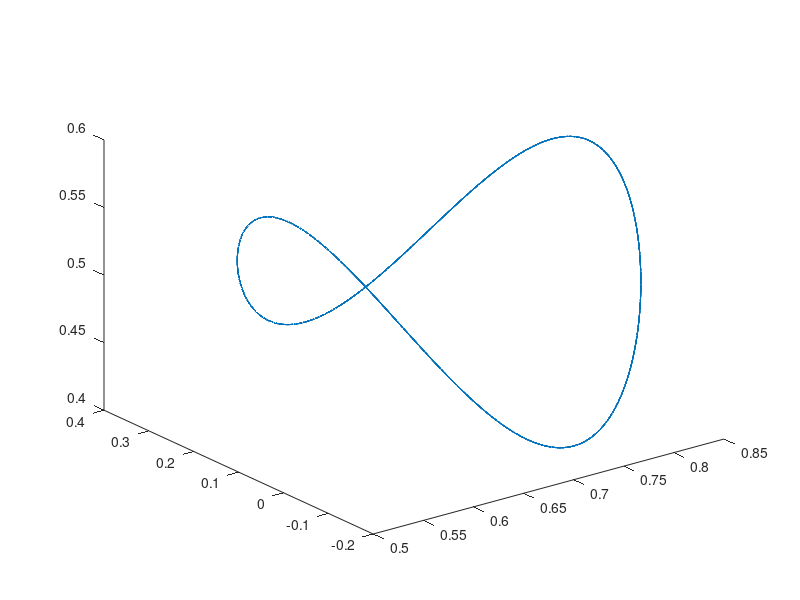

The MATLAB script that drew this image: (Note: this script raises an error after producing the figure.)
function CF3b_Main_3D()



%% Initialization

clear
close all
home
rand('twister', sum(100*clock));

%% create a active sample motion with 3 active joints as initial input of optimization
home
% clear
clc
% envirment
g=9.81*1;
% parameters of robot
LL1=.20;
LL2=.56;
LL3=.51;
LL4=.20;
m_total=51;
mL1=1.1*LL1/(1.1*.4+1*LL2+.9*LL3+.8*LL4)*m_total;
mL2=1.0*LL2/(1.1*.4+1*LL2+.9*LL3+.8*LL4)*m_total;
mL3=0.9*LL3/(1.1*.4+1*LL2+.9*LL3+.8*LL4)*m_total;
mL4=0.8*LL4/(1.1*.4+1*LL2+.9*LL3+.8*LL4)*m_total;

% EF motion
A=.3;
 
% 3D Ellipose motion
f=0.5;
Tres=0.005;
Repeat=10;
time=0:Tres:Repeat/f;
Middle1=ceil((Repeat-2) *length(time)/Repeat);
Middle2=ceil((Repeat-1)*length(time)/Repeat);
xef= A/2*sin(2*pi*f*time)+.7;
yef= A*cos(2*pi*f*time)+.1;
zef=-A/4*cos(4*pi*f*time)+.5;

Dxef= (2*pi*f)*A/2*cos(2*pi*f*time);
Dyef=-(2*pi*f)*A*sin(2*pi*f*time);
Dzef= (4*pi*f)*A/4*sin(4*pi*f*time);

D2xef=-(2*pi*f)^2*A/2*sin(2*pi*f*time);
D2yef=-(2*pi*f)^2*A*cos(2*pi*f*time);
D2zef= (4*pi*f)^2*A/4*cos(2*pi*f*time);

q1=deg2rad(0);
q2=deg2rad(0);
q3=deg2rad(90);
q4=deg2rad(90);


plot3(xef,yef,zef)

pos=[xef;yef;zef];
Dpos=[Dxef;Dyef;Dzef];
D2pos=[D2xef;D2yef;D2zef];


% Joint Trajectories

for tt=1:length(time)-1
%     tt
    lPos=FK_RzRyRyRy_3D(q1(tt),q2(tt),q3(tt),q4(tt),LL1,LL2,LL3,LL4);

    cPos=pos(:,tt);
    dx=cPos-lPos;

    JJ=JACOBIAN_RzRyRyRy_3D(q1(tt),q2(tt),q3(tt),q4(tt),LL1,LL2,LL3,LL4);

    dq=JJ'*(JJ*JJ')^-1*dx;

    q1(tt+1)=q1(tt)+dq(1);
    q2(tt+1)=q2(tt)+dq(2);
    q3(tt+1)=q3(tt)+dq(3);
    q4(tt+1)=q4(tt)+dq(4);
    
end

for tt=1:length(time)-1
    rPosVal(:,tt)=FK_RzRyRyRy_3D(q1(tt),q2(tt),q3(tt),q4(tt),LL1,LL2,LL3,LL4);

end
    
% Required torque for desired path
q=[q1;q2;q3;q4];
Dq=differential(q,time,Tres);
D2q=differential(Dq,time,Tres);
torqueDesire=TorqueCalculator_4R_3D(D2q,Dq,q,g,mL1,mL2,mL3,mL4,LL1,LL2,LL3,LL4);
%%
% show    
% close all
figure('name','Path (3DoF)')
    plot3(xef(Middle1:Middle2),yef(Middle1:Middle2),zef(Middle1:Middle2),'linewidth',2.5,'linestyle','-','color','g')
    hold on 
    plot3(rPosVal(1,Middle1:Middle2),rPosVal(2,Middle1:Middle2),rPosVal(3,Middle1:Middle2),'linewidth',2,'linestyle','-.','color','b')
    legend('Desired','Static Path Planing')
    hold off
    axis equal

figure('name','Joint Trajectories')
    subplot(4,1,1)
    plot(time(Middle1:Middle2),q1(Middle1:Middle2))
    grid on
    subplot(4,1,2)
    plot(time(Middle1:Middle2),q2(Middle1:Middle2))
    grid on
    subplot(4,1,3)
    plot(time(Middle1:Middle2),q3(Middle1:Middle2))
    grid on
    subplot(4,1,4)
    plot(time(Middle1:Middle2),q4(Middle1:Middle2))
    grid on
    

figure('name','Desired Power vs Time')
%     subplot(3,1,1)
%     plot(time(Middle1:Middle2),torqueDesire(1,Middle1:Middle2).*Dq(1,Middle1:Middle2))
%     grid on
%     subplot(3,1,2)
%     plot(time(Middle1:Middle2),torqueDesire(2,Middle1:Middle2).*Dq(2,Middle1:Middle2))
%     grid on
%     subplot(3,1,3)
%     plot(time(Middle1:Middle2),torqueDesire(3,Middle1:Middle2).*Dq(3,Middle1:Middle2))
%     grid on
    plot(time(Middle1:Middle2),torqueDesire(:,Middle1:Middle2).*Dq(:,Middle1:Middle2),'linewidth',2)
    set(gca,'fontsize',12,'FontWeight','bold')
    legend('p_1','p_2','p_3','p_4')
    xlabel('time (s)','fontsize',14,'FontWeight','bold')
    ylabel('power','fontsize',14,'FontWeight','bold')
    grid on
    
    
figure('name','Desired Torque vs Time')
    plot(time(Middle1:Middle2),torqueDesire(:,Middle1:Middle2),'linewidth',2)
    set(gca,'fontsize',12,'FontWeight','bold')
    legend('u_1','u_2','u_3','u_4')
    xlabel('time (s)','fontsize',14,'FontWeight','bold')
    ylabel('u','fontsize',14,'FontWeight','bold')
    grid on
    


figure('name','Desired Torque vs Angle')
    subplot(1,4,1)
    plot(rad2deg(q1(Middle1:Middle2)),torqueDesire(1,Middle1:Middle2),...
        'Color',[0.87058824300766 0.490196079015732 0],'linewidth',2)
    title('Initial Required Torque-Angle Profile','FontSize',16);
    xlabel('q_1 (deg)','FontWeight','bold','FontSize',14,'FontName','mwa_cmb10');
    ylabel('u_1 (N.m)','FontWeight','bold','FontSize',14,'FontName','mwa_cmb10');
    set(gca,'YMinorGrid','on')
    grid on
    
    subplot(1,4,2)
    plot(rad2deg(InRangeShifter(q2(Middle1:Middle2))),torqueDesire(2,Middle1:Middle2),...
            'Color',[0.87058824300766 0.490196079015732 0],'linewidth',2)
    xlabel('q_2 (deg)','FontWeight','bold','FontSize',14,'FontName','mwa_cmb10');
    ylabel('u_2 (N.m)','FontWeight','bold','FontSize',14,'FontName','mwa_cmb10');
    set(gca,'YMinorGrid','on')
    grid on
    
    subplot(1,4,3)
    plot(( rad2deg(InRangeShifter(q3(Middle1:Middle2)))),torqueDesire(3,Middle1:Middle2),...
        'Color',[0.87058824300766 0.490196079015732 0],'linewidth',2)
    xlabel('q_3 (deg)','FontWeight','bold','FontSize',14,'FontName','mwa_cmb10');
    ylabel('u_3 (N.m)','FontWeight','bold','FontSize',14,'FontName','mwa_cmb10');
    set(gca,'YMinorGrid','on')
    grid on
    
    subplot(1,4,4)
    plot(( rad2deg(InRangeShifter(q4(Middle1:Middle2)))),torqueDesire(4,Middle1:Middle2),...
        'Color',[0.87058824300766 0.490196079015732 0],'linewidth',2)
    xlabel('q_3 (deg)','FontWeight','bold','FontSize',14,'FontName','mwa_cmb10');
    ylabel('u_3 (N.m)','FontWeight','bold','FontSize',14,'FontName','mwa_cmb10');
    set(gca,'YMinorGrid','on')
    grid on
    
Y=[q1(Middle1:end)',q2(Middle1:end)',q3(Middle1:end)' , q4(Middle1:end)' ];
AnimBot4DOF_4R_3D(time(Middle1:end),Y,LL1,LL2,LL3,LL4);

IntAbsUdqDesire=sum(sum(abs(torqueDesire(:,Middle1:Middle2).*Dq(:,Middle1:Middle2)),2))*Tres
IntAbsUdqDesire=sum(sum((torqueDesire(:,Middle1:Middle2).*torqueDesire(:,Middle1:Middle2)),2))*Tres

%%  Generate Initial value for Optimization
% close all

tic
% DoF system
nn=4; % number of joints
% DoF of Optimization 
rQ=9; % Degree of joint trajectory
rM=2; % Degree of passive torque
rB=2;
% WeightMatrix
Weight=[1 3 2 1]';
Weight=Weight*1;
SampleRate=25;

% Landa for [DQ  D2q ]
Landa=[1e-1 1e-3 1e-1 1e-3]*1;   % [landa_1* Beta'*Beta    Landa_2*(D2Q*Beta)'*(D2Q*Beta)
                           %  landa_3* Theta'*Theta  Landa_4*(D2Qhat*Theta)'*(D2Qhat*Theta) ]          
%  Landa=[1e-6 1e-7 1e-6 1e-7]*1; % for linear


Time=time(Middle1:Middle2)-time(Middle1);
Q1=q1(Middle1:Middle2);
Q2=q2(Middle1:Middle2);
Q3=q3(Middle1:Middle2);
Q4=q4(Middle1:Middle2);
 
QJ=[Q1;Q2;Q3;Q4];

Qhat1=zeros(size(Q1));
Qhat2=Q2+Q3;
Qhat3=Q3+Q4;
QhatJ=[Qhat1;Qhat2;Qhat3];

XEF=xef(Middle1:Middle2);
YEF=yef(Middle1:Middle2);
ZEF=zef(Middle1:Middle2);
DXEF=Dxef(Middle1:Middle2);
DYEF=Dyef(Middle1:Middle2);
DZEF=Dzef(Middle1:Middle2);
D2XEF=D2xef(Middle1:Middle2);
D2YEF=D2yef(Middle1:Middle2);
D2ZEF=D2zef(Middle1:Middle2);
TorqueDesQ1=torqueDesire(1,Middle1:Middle2);
TorqueDesQ2=torqueDesire(2,Middle1:Middle2);
TorqueDesQ3=torqueDesire(3,Middle1:Middle2);
TorqueDesQ4=torqueDesire(4,Middle1:Middle2);
TorqueDesire=[TorqueDesQ1;TorqueDesQ2;TorqueDesQ3;TorqueDesQ4];


% [Alpha_Q1,BezireCoef_q1]= BezierCoeffinet([Time Time(2:end)+Time(1) ],[Q1 Q1(2:end)],rQ);
% [Alpha_Q2,BezireCoef_q2]= BezierCoeffinet(Time,Q2,rQ);
% [Alpha_Q3,BezireCoef_q3]= BezierCoeffinet(Time,Q3,rQ);
% [Alpha_Q4,BezireCoef_q4]= BezierCoeffinet(Time,Q4,rQ);
[Alpha_Q1,BezireCoef_q1]= BezierCoeffinet([Time Time(2:end)+Time(1) ],[Q1 Q1(2:end)],rQ);
[Alpha_Q2,BezireCoef_q2]= BezierCoeffinet([Time Time(2:end)+Time(1) ],[Q2 Q2(2:end)],rQ);
[Alpha_Q3,BezireCoef_q3]= BezierCoeffinet([Time Time(2:end)+Time(1) ],[Q3 Q3(2:end)],rQ);
[Alpha_Q4,BezireCoef_q4]= BezierCoeffinet([Time Time(2:end)+Time(1) ],[Q4 Q4(2:end)],rQ);

Q1val=polyval(Alpha_Q1,Time);
Q2val=polyval(Alpha_Q2,Time);
Q3val=polyval(Alpha_Q3,Time);
Q4val=polyval(Alpha_Q4,Time);
QVal=[Q1val;Q2val;Q3val;Q4val];


RPosVal=FK_RzRyRyRy_3D(Q1val,Q2val,Q3val,Q4val,LL1,LL2,LL3,LL4);

    
[BetaOptimal,ThetaOptimal,CostActuation,CostD2Q,CostParaReg,TorqueMonoOptimal,TorqueBicepsOptimal]= ...
            OptimalParam_4R_3D(QJ,QhatJ,TorqueDesire,nn,rM,rB,Landa,Weight,SampleRate);

CostRequired=0;
 for i=1:nn
    CostRequired=CostRequired + ...
          Weight(i)*( 1/2*(TorqueDesire(i,:)')'*TorqueDesire(i,:)');
 end
CostRequired*Tres;
           
        
Cost=(CostActuation+ Landa(1:2:4)*CostParaReg+Landa(2:2:4)*CostD2Q)*Tres;
ActCost=(CostActuation)*Tres;


TorqueActive=TorqueDesire-TorqueMonoOptimal-[TorqueBicepsOptimal;zeros(size(Q1))]-[zeros(size(Q1));TorqueBicepsOptimal];
WorkActuator    =sum(sum(abs(TorqueActive.*Dq(:,Middle1:Middle2)),2))*Tres;
WorkDesire      =sum(sum(abs(TorqueDesire.*Dq(:,Middle1:Middle2)),2))*Tres;
Title=sprintf('%11s  %14s  %15s %15s'  ,   'Cost','Act. Cost','Req. Work','Act. Work');
Result=sprintf('% 11.2f  % 11.2f  % 15.2f % 15.2f'  ,   Cost,ActCost,WorkDesire,WorkActuator);
disp('-------------------------------------------------------')
disp(Title)
disp(Result)


figure('name','Path (3DoF)')
    plot3(XEF,YEF,ZEF,'linewidth',2.5,'linestyle','-','color','g')
    hold on 
    plot3(RPosVal(1,:),RPosVal(2,:),RPosVal(3,:),'linewidth',2,'linestyle','-.','color','b')
    legend('Desired','Static Path Planing')
    hold off
    axis equal

figure('name','Passive Torques')
    subplot(4,3,1)
    plot(Q1,TorqueDesQ1,'linewidth',2,'linestyle','-','color','b')
    hold on
    plot(Q1,TorqueMonoOptimal(1,:),'linewidth',2,'linestyle','-.','color','r')
    hold off
    grid on
    xlabel('q_1')
    ylabel('u_r_1')
%     legend('Desired Torque','PassiveTorque')
    subplot(4,3,2)
    plot(Q1,TorqueActive(1,:),'linewidth',2)
    grid on
    xlabel('q_1')
    ylabel('u_a_1')
    title('Active Torque')
    
    subplot(4,3,4)
    plot(Q2,TorqueDesQ2-TorqueBicepsOptimal(1,:)-TorqueBicepsOptimal(2,:),'linewidth',2,'linestyle','-','color','b')
    hold on
    plot(Q2,TorqueMonoOptimal(2,:),'linewidth',2,'linestyle','-.','color','r')
    hold off
    grid on
    xlabel('q_2')
    ylabel('u_r_2-u_b_2')
%     legend('Desired Torque','PassiveTorque')
    subplot(4,3,5)
    plot(Q2,TorqueActive(2,:),'linewidth',2)
    grid on
    xlabel('q_2')
    ylabel('u_a_2')
    title('Active Torque')
    
    subplot(4,3,7)
    plot(Q3,TorqueDesQ3-TorqueBicepsOptimal(2,:)-TorqueBicepsOptimal(3,:),'linewidth',2,'linestyle','-','color','b')
    hold on
    plot(Q3,TorqueMonoOptimal(3,:),'linewidth',2,'linestyle','-.','color','r')
    hold off
    grid on
    xlabel('q_3')
    ylabel('u_r_3-u_b_2-u_b_3')
%     legend('Desired Torque','PassiveTorque')
    subplot(4,3,8)
    plot(Q3,TorqueActive(3,:),'linewidth',2)
    grid on
    xlabel('q_3')
    ylabel('u_a_3')
    title('Active Torque')
    
    subplot(4,3,10)
    plot(Q4,TorqueDesQ4-TorqueBicepsOptimal(3,:),'linewidth',2,'linestyle','-','color','b')
    hold on
    plot(Q4,TorqueMonoOptimal(4,:),'linewidth',2,'linestyle','-.','color','r')
    hold off
    grid on
    xlabel('q_4')
    ylabel('u_r_4-u_b_3')
%     legend('Desired Torque','PassiveTorque')
    subplot(4,3,11)
    plot(Q4,TorqueActive(4,:),'linewidth',2)
    grid on
    xlabel('q_4')
    ylabel('u_a_4')
    title('Active Torque')
    
    subplot(4,3,6)
    plot(Qhat2,TorqueDesQ2+TorqueDesQ3-TorqueMonoOptimal(2,:)-TorqueMonoOptimal(3,:)-TorqueBicepsOptimal(3,:),'linewidth',2,'linestyle','-','color','b')
    hold on
    plot(Qhat2,2*TorqueBicepsOptimal(2,:),'linewidth',2,'linestyle','-.','color','r')
    hold off
    grid on
    xlabel('q_2+q_3')
    ylabel('u_r_2+u_r_3-u_m_2-u_m_3-u_b_3')
%     legend('Desired Torque','PassiveTorque')

    subplot(4,3,12)
    plot(Qhat3,TorqueDesQ3+TorqueDesQ4-TorqueMonoOptimal(3,:)-TorqueMonoOptimal(4,:)-TorqueBicepsOptimal(2,:),'linewidth',2,'linestyle','-','color','b')
    hold on
    plot(Qhat3,2*TorqueBicepsOptimal(3,:),'linewidth',2,'linestyle','-.','color','r')
    hold off
    grid on
    xlabel('q_3+q_4')
    ylabel('u_r_3+u_r_4-u_m_3-u_m_4-u_b_2')

    
figure('name','Compare Torques')
    subplot(4,1,1)
    plot(Q1,TorqueDesQ1,'linewidth',2,'linestyle','-','color','b')
    xlabel('q_1')
    ylabel('u_1')
    hold on
    plot(Q1,TorqueActive(1,:),'linewidth',2,'linestyle','-','color','r')
    hold off
    grid on
    subplot(4,1,2)
    plot(Q2,TorqueDesQ2,'linewidth',2,'linestyle','-','color','b')
    xlabel('q_2')
    ylabel('u_2')
    hold on
    plot(Q2,TorqueActive(2,:),'linewidth',2,'linestyle','-','color','r')
    hold off
    grid on
    subplot(4,1,3)
    plot(Q3,TorqueDesQ3,'linewidth',2,'linestyle','-','color','b')
    xlabel('q_3')
    ylabel('u_3')
    hold on
    plot(Q3,TorqueActive(3,:),'linewidth',2,'linestyle','-','color','r')
    hold off
    grid on
    subplot(4,1,4)
    plot(Q4,TorqueDesQ4,'linewidth',2,'linestyle','-','color','b')
    xlabel('q_4')
    ylabel('u_4')
    hold on
    plot(Q4,TorqueActive(4,:),'linewidth',2,'linestyle','-','color','r')
    hold off
    grid on
    
    

    
figure('name','Time Torques')
    subplot(4,1,1)
    plot(Time,TorqueDesQ1,'linewidth',2,'linestyle','-','color','b')
    hold on
    plot(Time,TorqueMonoOptimal(1,:),'linewidth',2,'linestyle','-.','color','g')
    plot(Time,TorqueActive(1,:),'linewidth',2,'linestyle','-','color','r')
    hold off
    grid on
    set(gca,'FontWeight','bold','FontSize',12,'FontName','mwa_cmb10');
    ylabel('u_1 (N.m)','FontWeight','bold','FontSize',14,'FontName','mwa_cmb10');
    Llg=legend('u_r_1','u_m_1','u_a_1');
    set(Llg,'orientation','horizontal')
    xlim([Time(1) Time(end)])
    subplot(4,1,2)
    plot(Time,TorqueDesQ2,'linewidth',2,'linestyle','-','color','b')
    hold on
    plot(Time,TorqueMonoOptimal(2,:),'linewidth',2,'linestyle','-.','color','g')
    plot(Time,TorqueBicepsOptimal(2,:),'linewidth',2,'linestyle','-.','Color',[0.75 0 0.75])
    plot(Time,TorqueActive(2,:),'linewidth',2,'linestyle','-','color','r')
    hold off
    grid on
    set(gca,'FontWeight','bold','FontSize',12,'FontName','mwa_cmb10');
    ylabel('u_3 (N.m)','FontWeight','bold','FontSize',14,'FontName','mwa_cmb10');
    Llg=legend('u_r_2','u_m_2','u_b_2','u_a_2');
    set(Llg,'orientation','horizontal')
    xlim([Time(1) Time(end)])
    subplot(4,1,3)
    plot(Time,TorqueDesQ3,'linewidth',2,'linestyle','-','color','b')
    hold on
    plot(Time,TorqueMonoOptimal(3,:),'linewidth',2,'linestyle','-.','color','g')
    plot(Time,TorqueBicepsOptimal(2,:),'linewidth',2,'linestyle','-.','Color',[0.75 0 0.75])
    plot(Time,TorqueBicepsOptimal(3,:),'linewidth',2,'linestyle','-.','Color',[0.75 .75 0.75])
    plot(Time,TorqueActive(3,:),'linewidth',2,'linestyle','-','color','r')
    hold off
    grid on
    set(gca,'FontWeight','bold','FontSize',12,'FontName','mwa_cmb10');
    ylabel('u_3 (N.m)','FontWeight','bold','FontSize',14,'FontName','mwa_cmb10');
    Llg=legend('u_r_3','u_m_3','u_b_2','u_b_3','u_a_3');
    set(Llg,'orientation','horizontal')
    xlim([Time(1) Time(end)])
    subplot(4,1,4)
    plot(Time,TorqueDesQ4,'linewidth',2,'linestyle','-','color','b')
    hold on
    plot(Time,TorqueMonoOptimal(4,:),'linewidth',2,'linestyle','-.','color','g')
    plot(Time,TorqueBicepsOptimal(3,:),'linewidth',2,'linestyle','-.','Color',[0.75 .75 0.75])
    plot(Time,TorqueActive(4,:),'linewidth',2,'linestyle','-','color','r')
    hold off
    grid on
    set(gca,'FontWeight','bold','FontSize',12,'FontName','mwa_cmb10');
    ylabel('u_4 (N.m)','FontWeight','bold','FontSize',14,'FontName','mwa_cmb10');
    Llg=legend('u_r_4','u_m_4','u_b_3','u_a_4');
    set(Llg,'orientation','horizontal')
    xlim([Time(1) Time(end)])
    
%  toc
 
 

%% Optimization

Degree=[nn rQ rM rB];
% Initial=[Alpha_Q1 Alpha_Q2 Alpha_Q3 Alpha_Q4];
% Initial=[Alpha_Q2 Alpha_Q3 Alpha_Q4];

QLimit=deg2rad([-170,170;-96,135;-5,156;-20,110]);
DQLimit=deg2rad([-300,300;-225,225;-225,225;-300,300]);
% % 
%  Initial2=Initial;
%  Initial=x;

% WeightMatrix
% Weight=[ 10 1 1]';

% dynamic parameters
tic
MaxFunEvals_Data=5000*(rQ);
MaxIter_Data=1000;
TolFun_Data=1e-9;
TolX_Data=1e-9;
TolCon_Data=1e-8;
Algorithm='sqp';
Algorithm='interior-point';
Rand=5000*1e-10;
NewInit=Initial+Rand*(randn(1,4*(rQ+length(rQ))));

CostFun   = @(Alpha)CF3b_TorqueCost_4R_3D(Alpha,Alpha_Q1,Time,Degree,Tres,Weight,Landa,SampleRate,g,mL1,mL2,mL3,mL4,LL1,LL2,LL3,LL4);
% NonConstr = @(Alpha)CF3b_NonLinearConstraint(Alpha,Time,Tres,Degree,L,XEF,YEF,g,mL1,mL2,mL3,LL1,LL2,LL3);
NonConstr = @(Alpha)CF3b_NonLinearConstraint_WithJointLimit_4R_3D(Alpha,Alpha_Q1,Time,Tres,Degree,XEF,YEF,ZEF,g,mL1,mL2,mL3,mL4,LL1,LL2,LL3,LL4,QLimit,DQLimit,SampleRate);


[x,fval,exitflag,output,lambda,grad,hessian] = ...
    Op_FmisCon_SQP(CostFun,NonConstr,NewInit,MaxFunEvals_Data,MaxIter_Data,TolFun_Data,TolX_Data,TolCon_Data,Algorithm);




%% ShowTime
Degree=[nn rQ rM rB];
Initial=[Alpha_Q1 Alpha_Q2 Alpha_Q3 Alpha_Q4];

[TorqueDesire_X0,TorqueActive_X0,TorqueMonoOptimal_X0,TorqueBicepsOptimal_X0,Q_X0,D1Q_X0,D2Q_X0,BetaOptimal_X0,ThetaOptimal_X0,IntU2_X0,IntUdq_X0,IntAbsUdq_X0,IntAbsUdqDesire_X0,CostSlopeD1Q_X0,CostSlopeD2Q_X0,CostParam_X0,RMSError_X0]=...    
                        ShowTime_4R_3D([ Initial],Time,Tres,Degree,Weight,Landa,SampleRate,[],[],[],XEF,YEF,ZEF,mL1,mL2,mL3,mL4,LL1,LL2,LL3,LL4,g,[],'DntShow','2Cycle','CostCc','Initial');
[TorqueDesire_Opt,TorqueActive_Opt,TorqueMonoOptimal_Opt,TorqueBicepsOptimal_Opt,Q_Opt,D1Q_Opt,D2Q_Opt,BetaOptimal_Opt,ThetaOptimal_Opt,IntU2_Opt,IntUdq_Opt,IntAbsUdq_Opt,IntAbsUdqDesire_Opt,CostSlopeD1Q_Opt,CostSlopeD2Q_Opt,CostParam_Opt,RMSError_Opt]=...
                       ShowTime_4R_3D([ x]      ,Time,Tres,Degree,Weight,Landa,SampleRate,[],[],[],XEF,YEF,ZEF,mL1,mL2,mL3,mL4,LL1,LL2,LL3,LL4,g,[],'Show','2Cycle','CostCc','Optimized');
                    

                    
%%
TotalCost_X0  = (IntU2_X0    + Landa(1:2:3)*CostParam_X0 + Landa(2:2:4)*CostSlopeD2Q_X0 )*Tres;
TotalCost_Opt = (IntU2_Opt   + Landa(1:2:3)*CostParam_Opt+ Landa(2:2:4)*CostSlopeD2Q_Opt)*Tres;

IntAbsUdqDesire_X0=sum(sum(abs(TorqueDesire_X0.*D1Q_X0),2))*Tres;
IntAbsUdqDesire_Opt=sum(sum(abs(TorqueDesire_Opt.*D1Q_Opt),2))*Tres;
IntAbsUdqActive_X0=sum(sum(abs(TorqueActive_X0.*D1Q_X0),2))*Tres;
IntAbsUdqActive_Opt=sum(sum(abs(TorqueActive_Opt.*D1Q_Opt),2))*Tres;

DegreeStr=sprintf('\n   rQ:%3d\n   rM:%3d\n   rB:%3d\n   Cost Type:  %s\n   Requlation Type:  %s\n ',rQ,rM,rB, 'Cast Cc','D2Q');
Title=sprintf('%22s  % 11s %11s % 8s % 12s % 15s % 15s'  ,   'IntU2','C.S.(D2)','ParamReg','Total','RMS Err','Req. Work','Actuator Work');
Result_X0 =sprintf('%-11s %11.2e %11.2e %11.2e % 10.2e % 10.2e % 15.2e % 14.2e  ',   'Initial:',  IntU2_X0*Tres, sum(CostSlopeD2Q_X0)*Tres , sum(CostParam_X0)*Tres   , TotalCost_X0 , RMSError_X0, sum(IntAbsUdqDesire_X0), IntAbsUdqActive_X0);
Result_Opt=sprintf('%-11s %11.2e %11.2e %11.2e % 10.2e % 10.2e % 15.2e % 14.2e\n',   'Optimized:',IntU2_Opt*Tres,sum(CostSlopeD2Q_Opt)*Tres, sum(CostParam_Opt)*Tres  , TotalCost_Opt, RMSError_Opt,sum(IntAbsUdqDesire_Opt),IntAbsUdqActive_Opt);
% display(output.message)
disp(DegreeStr)
disp(Title)
disp(Result_X0)
disp(Result_Opt)

TorqueActive=TorqueDesire-TorqueMonoOptimal-[TorqueBicepsOptimal;zeros(size(Q1))]-[zeros(size(Q1));TorqueBicepsOptimal];
IntAbsUdqActive=sum(sum(abs(TorqueActive.*Dq(:,Middle1:Middle2)),2))*Tres;
IntAbsUdqDesire=sum(sum(abs(TorqueDesire.*Dq(:,Middle1:Middle2)),2))*Tres;
IntAbsUdqActive=sum(sum(abs(TorqueActive.*Dq(:,Middle1:Middle2)),2))*Tres;
IntAbsUdqDesire=sum(sum(abs(TorqueDesire.*Dq(:,Middle1:Middle2)),2))*Tres;
% % RmsErrorX0=sqrt(sum(sum((rPosVal(:,Middle1:Middle2)-pos(:,Middle-1:end-1)).^2)*Tres/(time(end)-time(Middle))));
% % MaxErrorX0=max(sqrt(sum((rPosVal(:,Middle1:Middle2)-pos(:,Middle-1:end-1)).^2)));
% disp([RmsErrorX0 MaxErrorX0 ]*100)
disp([IntAbsUdqActive IntAbsUdqDesire ])

% toc
disp(sum(   max(D1Q_Opt')>DQLimit(:,2)' +min(D1Q_Opt')<DQLimit(:,1)'+max(Q_Opt')>QLimit(:,2)'+min(Q_Opt')<QLimit(:,1)' ) )
%%

%% Analysis of Robustness

% % Ellipose motion
xefr=A*cos(2*pi*f*time)+0;
yefr=A/2*sin(2*pi*f*time)+1.5;
Dxefr=-(2*pi*f)*A*sin(2*pi*f*time);
Dyefr= (2*pi*f)*A/2*cos(2*pi*f*time);
D2xefr=-(2*pi*f)^2*A*cos(2*pi*f*time);
D2yefr=-(2*pi*f)^2*A/2*sin(2*pi*f*time);
q1r=deg2rad(-60);
q2r=deg2rad(48.031);
q3r=deg2rad(-48.031);

posr=[xefr;yefr];
Dposr=[Dxefr;Dyefr];
D2posr=[D2xefr;D2yefr];


% Joint Trajectories
for tt=1:length(time)-1
    lPosr=L*[cos(q1r(tt))+cos(q1r(tt)+q2r(tt))+cos(q1r(tt)+q2r(tt)+q3r(tt));
            sin(q1r(tt))+sin(q1r(tt)+q2r(tt))+sin(q1r(tt)+q2r(tt)+q3r(tt))];

    cPos=posr(:,tt);
    dx=cPosr-lPosr;

    JJ=L*[-sin(q1r(tt))-sin(q1r(tt)+q2r(tt))-sin(q1r(tt)+q2r(tt)+q3r(tt)), -sin(q1r(tt)+q2r(tt))-sin(q1r(tt)+q2r(tt)+q3r(tt)), -sin(q1r(tt)+q2r(tt)+q3r(tt));
           cos(q1r(tt))+cos(q1r(tt)+q2r(tt))+cos(q1r(tt)+q2r(tt)+q3r(tt)),  cos(q1r(tt)+q2r(tt))+cos(q1r(tt)+q2r(tt)+q3r(tt)),  cos(q1r(tt)+q2r(tt)+q3r(tt))]; 

    dq=JJ'*(JJ*JJ')^-1*dx;
    q1r(tt+1)=q1r(tt)+dq(1);
    q2r(tt+1)=q2r(tt)+dq(2);
    q3r(tt+1)=q3r(tt)+dq(3);
end

rPosValr=L*[cos(q1r)+cos(q1r+q2r)+cos(q1r+q2r+q3r);
            sin(q1r)+sin(q1r+q2r)+sin(q1r+q2r+q3r)];

    
% Required torque for desired path
q=[q1;q2;q3];exit
Dq=differential(q,time,Tres);
D2q=differential(Dq,time,Tres);
torqueDesire=TorqueCalculator3(D2q,Dq,q,g,m,m,m,L,L,L);
%% ?????
% show    
% close all
figure('name','Path (3DoF)')
    plot(xef(Middle1:Middle2),yef(Middle1:Middle2),'linewidth',2.5,'linestyle','-','color','g')
    hold on 
    plot(rPosVal(1,Middle1:Middle2),rPosVal(2,Middle1:Middle2),'linewidth',2,'linestyle','-.','color','b')
    legend('Desired','Static Path Planing')
    hold off
    axis equal

figure('name','Joint Trajectories')
    subplot(3,1,1)
    plot(time(Middle1:Middle2),q1(Middle1:Middle2))
    grid on
    subplot(3,1,2)
    plot(time(Middle1:Middle2),q2(Middle1:Middle2))
    grid on
    subplot(3,1,3)
    plot(time(Middle1:Middle2),q3(Middle1:Middle2))
    grid on
    

figure('name','Desired Power vs Time')
%     subplot(3,1,1)
%     plot(time(Middle1:Middle2),torqueDesire(1,Middle1:Middle2).*Dq(1,Middle1:Middle2))
%     grid on
%     subplot(3,1,2)
%     plot(time(Middle1:Middle2),torqueDesire(2,Middle1:Middle2).*Dq(2,Middle1:Middle2))
%     grid on
%     subplot(3,1,3)
%     plot(time(Middle1:Middle2),torqueDesire(3,Middle1:Middle2).*Dq(3,Middle1:Middle2))
%     grid on
    plot(time(Middle1:Middle2),torqueDesire(:,Middle1:Middle2).*Dq(:,Middle1:Middle2),'linewidth',2)
    set(gca,'fontsize',12,'FontWeight','bold')
    legend('u_1','u_2','u_3')
    xlabel('time (s)','fontsize',14,'FontWeight','bold')
    ylabel('u','fontsize',14,'FontWeight','bold')
    grid on
    
    
figure('name','Desired Torque vs Time')
    plot(time(Middle1:Middle2),torqueDesire(:,Middle1:Middle2))
    legend('u_1','u_2','u_3')
    xlabel('time (s)')
    ylabel('u')
    grid on
    


figure('name','Desired Torque vs Angle')
    subplot(1,3,1)
    plot(rad2deg(q1(Middle1:Middle2)),torqueDesire(1,Middle1:Middle2),...
        'Color',[0.87058824300766 0.490196079015732 0],'linewidth',2)
    title('Initial Required Torque-Angle Profile','FontSize',16);
    xlabel('q_1 (deg)','FontWeight','bold','FontSize',14,'FontName','mwa_cmb10');
    ylabel('u_1 (N.m)','FontWeight','bold','FontSize',14,'FontName','mwa_cmb10');
    set(gca,'YMinorGrid','on')
    grid on
    
    subplot(1,3,2)
    plot(rad2deg(InRangeShifter(q2(Middle1:Middle2))),torqueDesire(2,Middle1:Middle2),...
            'Color',[0.87058824300766 0.490196079015732 0],'linewidth',2)
    xlabel('q_2 (deg)','FontWeight','bold','FontSize',14,'FontName','mwa_cmb10');
    ylabel('u_2 (N.m)','FontWeight','bold','FontSize',14,'FontName','mwa_cmb10');
    set(gca,'YMinorGrid','on')
    grid on
    
    subplot(1,3,3)
    plot(( rad2deg(InRangeShifter(q3(Middle1:Middle2)))),torqueDesire(3,Middle1:Middle2),...
        'Color',[0.87058824300766 0.490196079015732 0],'linewidth',2)
    xlabel('q_3 (deg)','FontWeight','bold','FontSize',14,'FontName','mwa_cmb10');
    ylabel('u_3 (N.m)','FontWeight','bold','FontSize',14,'FontName','mwa_cmb10');
    set(gca,'YMinorGrid','on')
    grid on
    
    
Y=[q1(1:end)',q2(1:end)',q3(1:end)'];
% AnimBot3DOF(time(1:end),Y,L);

IntAbsUdqDesire_Opt=sum(sum(abs(torqueDesire(:,Middle1:Middle2).*Dq(:,Middle1:Middle2)),2))*Tres

%%  Generate Initial value for Optimization ????
% close all

tic
% DoF system
nn=3; % number of joints
% DoF of Optimization 
rQ=8; % Degree of joint trajectory
rM=4; % Degree of passive torque
rB=0;
% WeightMatrix
Weight=[3 2 1]';
Weight=Weight*1;
Sat=[1,1,1];
SampleRate=10;

% Landa for [DQ  D2q ]
SeletcStr={'DQ','D2Q'};
SelectLanda=[0 1];
% Landa=[.1 1e-7 .1 1e-7];   % [landa_1* Beta'*Beta    Landa_2*(D2Q*Beta)'*(D2Q*Beta)
                           %  landa_3* Theta'*Theta  Landa_4*(D2Qhat*Theta)'*(D2Qhat*Theta) ]          
 Landa=[1e-6 1e-7 1e-6 1e-7]*1; % for linear
%% ????

Time=time(Middle1:Middle2)-time(Middle1);
Q1=q1(Middle1:Middle2);
Q2=q2(Middle1:Middle2);
Q3=q3(Middle1:Middle2);
QJ=[Q1;Q2;Q3];

Qhat1=Q1+Q2;
Qhat2=Q2+Q3;
QhatJ=[Qhat1;Qhat2];

% Q_CF1_U2=load('temp2','Q_Opt');
% Q1=Q_Opt(1,:);
% Q2=Q_Opt(2,:);
% Q3=Q_Opt(3,:);
XEF=xef(Middle1:Middle2);
YEF=yef(Middle1:Middle2);
DXEF=Dxef(Middle1:Middle2);
DYEF=Dyef(Middle1:Middle2);
D2XEF=D2xef(Middle1:Middle2);
D2YEF=D2yef(Middle1:Middle2);
TorqueDesQ1=torqueDesire(1,Middle1:Middle2);
TorqueDesQ2=torqueDesire(2,Middle1:Middle2);
TorqueDesQ3=torqueDesire(3,Middle1:Middle2);
TorqueDesire=[TorqueDesQ1;TorqueDesQ2;TorqueDesQ3];


[Alpha_Q1,BezireCoef_q1]= BezierCoeffinet(Time,Q1,rQ);
[Alpha_Q2,BezireCoef_q2]= BezierCoeffinet(Time,Q2,rQ);
[Alpha_Q3,BezireCoef_q3]= BezierCoeffinet(Time,Q3,rQ);

Q1val=polyval(Alpha_Q1,Time);
Q2val=polyval(Alpha_Q2,Time);
Q3val=polyval(Alpha_Q3,Time);
QVal=[Q1val;Q2val;Q3val];


RPosVal=L*[cos(Q1val)+cos(Q1val+Q2val)+cos(Q1val+Q2val+Q3val);
        sin(Q1val)+sin(Q1val+Q2val)+sin(Q1val+Q2val+Q3val)];

    
[BetaOptimal,ThetaOptimal,CostActuation,CostD2Q,CostParaReg,TorqueMonoOptimal,TorqueBicepsOptimal]= ...
            OptimalParam(QJ,QhatJ,TorqueDesire,nn,rM,rB,Landa,Weight,SampleRate);

CostRequired=0;
 for i=1:nn
    CostRequired=CostRequired + ...
          Weight(i)*( 1/2*(TorqueDesire(i,:)')'*TorqueDesire(i,:)');
 end
CostRequired*Tres;
           
        
Cost=(CostActuation+ Landa(1:2:4)*CostParaReg+Landa(2:2:4)*CostD2Q)*Tres;
ActCost=(CostActuation)*Tres;
% Y=[Q1(1:end)',Q2(1:end)',Q3(1:end)'];
% AnimBot3DOF(Time,Y,L);


TorqueActive=TorqueDesire-TorqueMonoOptimal-[TorqueBicepsOptimal;zeros(size(Q1))]-[zeros(size(Q1));TorqueBicepsOptimal];
WorkActuator    =sum(sum(abs(TorqueActive.*Dq(:,Middle1:Middle2)),2))*Tres;
WorkDesire      =sum(sum(abs(TorqueDesire.*Dq(:,Middle1:Middle2)),2))*Tres;
Title=sprintf('%11s  %14s  %15s %15s'  ,   'Cost','Act. Cost','Req. Work','Act. Work');
Result=sprintf('% 11.2f  % 11.2f  % 15.2f % 15.2f'  ,   Cost,ActCost,WorkDesire,WorkActuator);
disp('-------------------------------------------------------')
disp(Title)
disp(Result)


figure('name','Path (3DoF)')
    plot(XEF,YEF,'linewidth',2.5,'linestyle','-','color','g')
    hold on 
    plot(RPosVal(1,:),RPosVal(2,:),'linewidth',2,'linestyle','-.','color','b')
    legend('Desired','Static Path Planing')
    hold off
    axis equal

figure('name','Passive Torques')
    subplot(3,3,1)
    plot(Q1,TorqueDesQ1-TorqueBicepsOptimal(1,:),'linewidth',2,'linestyle','-','color','b')
    hold on
    plot(Q1,TorqueMonoOptimal(1,:),'linewidth',2,'linestyle','-.','color','r')
    hold off
    grid on
    xlabel('q_1')
    ylabel('u_r_1-u_b_1')
%     legend('Desired Torque','PassiveTorque')
    subplot(3,3,2)
    plot(Q1,TorqueActive(1,:),'linewidth',2)
    grid on
    xlabel('q_1')
    ylabel('u_a_1')
    title('Active Torque')
    
    subplot(3,3,4)
    plot(Q2,TorqueDesQ2-TorqueBicepsOptimal(1,:)-TorqueBicepsOptimal(2,:),'linewidth',2,'linestyle','-','color','b')
    hold on
    plot(Q2,TorqueMonoOptimal(2,:),'linewidth',2,'linestyle','-.','color','r')
    hold off
    grid on
    xlabel('q_2')
    ylabel('u_r_2-u_b_1-u_b_2')
%     legend('Desired Torque','PassiveTorque')
    subplot(3,3,5)
    plot(Q2,TorqueActive(2,:),'linewidth',2)
    grid on
    xlabel('q_2')
    ylabel('u_a_2')
    title('Active Torque')
    
    subplot(3,3,7)
    plot(Q3,TorqueDesQ3-TorqueBicepsOptimal(2,:),'linewidth',2,'linestyle','-','color','b')
    hold on
    plot(Q3,TorqueMonoOptimal(3,:),'linewidth',2,'linestyle','-.','color','r')
    hold off
    grid on
    xlabel('q_3')
    ylabel('u_r_3-u_b_2')
%     legend('Desired Torque','PassiveTorque')
    subplot(3,3,8)
    plot(Q3,TorqueActive(3,:),'linewidth',2)
    grid on
    xlabel('q_3')
    ylabel('u_a_3')
    title('Active Torque')
    
    subplot(3,3,3)
    plot(Qhat1,TorqueDesQ1+TorqueDesQ2-TorqueMonoOptimal(1,:)-TorqueMonoOptimal(2,:)-TorqueBicepsOptimal(2,:),'linewidth',2,'linestyle','-','color','b')
    hold on
    plot(Qhat1,2*TorqueBicepsOptimal(1,:),'linewidth',2,'linestyle','-.','color','r')
    hold off
    grid on
    xlabel('q_1+q_2')
    ylabel('u_r_1+u_r_2-u_m_1-u_m_2-u_b_2')
%     legend('Desired Torque','PassiveTorque')

    subplot(3,3,6)
    plot(Qhat2,TorqueDesQ2+TorqueDesQ3-TorqueMonoOptimal(2,:)-TorqueMonoOptimal(3,:)-TorqueBicepsOptimal(1,:),'linewidth',2,'linestyle','-','color','b')
    hold on
    plot(Qhat2,2*TorqueBicepsOptimal(2,:),'linewidth',2,'linestyle','-.','color','r')
    hold off
    grid on
    xlabel('q_2+q_3')
    ylabel('u_r_2+u_r_3-u_m_2-u_m_3-u_b_1')

    
figure('name','Compare Torques')
    subplot(3,1,1)
    plot(Q1,TorqueDesQ1,'linewidth',2,'linestyle','-','color','b')
    xlabel('q_1')
    ylabel('u_1')
    hold on
    plot(Q1,TorqueActive(1,:),'linewidth',2,'linestyle','-','color','r')
    hold off
    grid on
    subplot(3,1,2)
    plot(Q2,TorqueDesQ2,'linewidth',2,'linestyle','-','color','b')
    xlabel('q_2')
    ylabel('u_2')
    hold on
    plot(Q2,TorqueActive(2,:),'linewidth',2,'linestyle','-','color','r')
    hold off
    grid on
    subplot(3,1,3)
    plot(Q3,TorqueDesQ3,'linewidth',2,'linestyle','-','color','b')
    xlabel('q_3')
    ylabel('u_3')
    hold on
    plot(Q3,TorqueActive(3,:),'linewidth',2,'linestyle','-','color','r')
    hold off
    grid on
    
    

    
figure('name','Time Torques')
    subplot(3,1,1)
    plot(Time,TorqueDesQ1,'linewidth',2,'linestyle','-','color','b')
    hold on
    plot(Time,TorqueMonoOptimal(1,:),'linewidth',2,'linestyle','-.','color','g')
    plot(Time,TorqueBicepsOptimal(1,:),'linewidth',2,'linestyle','-.','Color',[0.75 0 0.75])
    plot(Time,TorqueActive(1,:),'linewidth',2,'linestyle','-','color','r')
    hold off
    grid on
    set(gca,'FontWeight','bold','FontSize',12,'FontName','mwa_cmb10');
    ylabel('u_1 (N.m)','FontWeight','bold','FontSize',14,'FontName','mwa_cmb10');
    Llg=legend('u_r_1','u_m_1','u_b_1','u_a_1');
    set(Llg,'orientation','horizontal')
    xlim([Time(1) Time(end)])
    subplot(3,1,2)
    plot(Time,TorqueDesQ2,'linewidth',2,'linestyle','-','color','b')
    hold on
    plot(Time,TorqueMonoOptimal(2,:),'linewidth',2,'linestyle','-.','color','g')
    plot(Time,TorqueBicepsOptimal(1,:),'linewidth',2,'linestyle','-.','Color',[0.75 0 0.75])
    plot(Time,TorqueBicepsOptimal(2,:),'linewidth',2,'linestyle','-.','Color',[0.75 .75 0.75])
    plot(Time,TorqueActive(2,:),'linewidth',2,'linestyle','-','color','r')
    hold off
    grid on
    set(gca,'FontWeight','bold','FontSize',12,'FontName','mwa_cmb10');
    ylabel('u_2 (N.m)','FontWeight','bold','FontSize',14,'FontName','mwa_cmb10');
    Llg=legend('u_r_2','u_m_2','u_b_1','u_b_2','u_a_2');
    set(Llg,'orientation','horizontal')
    xlim([Time(1) Time(end)])
    subplot(3,1,3)
    plot(Time,TorqueDesQ3,'linewidth',2,'linestyle','-','color','b')
    hold on
    plot(Time,TorqueMonoOptimal(3,:),'linewidth',2,'linestyle','-.','color','g')
    plot(Time,TorqueBicepsOptimal(2,:),'linewidth',2,'linestyle','-.','Color',[0.75 .75 0.75])
    plot(Time,TorqueActive(3,:),'linewidth',2,'linestyle','-','color','r')
    hold off
    grid on
    set(gca,'FontWeight','bold','FontSize',12,'FontName','mwa_cmb10');
    ylabel('u_2 (N.m)','FontWeight','bold','FontSize',14,'FontName','mwa_cmb10');
    Llg=legend('u_r_3','u_m_3','u_b_2','u_a_3');
    set(Llg,'orientation','horizontal')
    xlim([Time(1) Time(end)])
    
%  toc
 
 

%% Optimization ????

Degree=[nn rQ rM rB];
Initial=[Alpha_Q1 Alpha_Q2 Alpha_Q3];
% % 
%  Initial2=Initial;
%  Initial=x;

% WeightMatrix
% Weight=[ 10 1 1]';

% dynamic parameters
mL1=m;
mL2=m;
mL3=m;
LL1=L;
LL2=L;
LL3=L;

tic
MaxFunEvals_Data=5000*(rQ);
MaxIter_Data=1000;
TolFun_Data=1e-9;
TolX_Data=1e-9;
TolCon_Data=1e-7;
Algorithm='sqp';
Algorithm='interior-point';
Rand=5000*1e-6;
NewInit=Initial+Rand*(randn(1,3*(rQ+length(rQ))));

CostFun   = @(Alpha)CF3b_TorqueCost(Alpha,Time,Degree,Tres,Weight,Landa,SampleRate,g,mL1,mL2,mL3,LL1,LL2,LL3);
NonConstr = @(Alpha)CF3b_NonLinearConstraint(Alpha,Time,Tres,Degree,L,XEF,YEF,g,mL1,mL2,mL3,LL1,LL2,LL3);


[x,fval,exitflag,output,lambda,grad,hessian] = ...
    Op_FmisCon_SQP(CostFun,NonConstr,NewInit,MaxFunEvals_Data,MaxIter_Data,TolFun_Data,TolX_Data,TolCon_Data,Algorithm);



%% Scale and shift profile for schmit model

ThetaS=[];
ThetaStep=[];
tau=[];

for Joint=1:3

    ThetaStep{Joint}=( (max(Q_Opt(Joint, 1: floor(size(Q_Opt,2))))  - min(Q_Opt(Joint, 1: floor(size(Q_Opt,2))))) / (floor(size(Q_Opt,2)/2)));
    thetaS=min(Q_Opt(Joint, 1: floor(size(Q_Opt,2)))) :ThetaStep{Joint}:max(Q_Opt(Joint, 1: floor(size(Q_Opt,2))));
    thetaScale=thetaS-(min(thetaS)+(max(thetaS)-min(thetaS))/2)+pi/2;
    ThetaS{Joint}=thetaScale;
    

    tau{Joint}=polyval(BetaOptimal_Opt((rM+1)*(Joint-1)+1: (Joint)*(rM+1)),thetaS);    
    

    figure('name',['Joint ', num2str( Joint)])
        subplot(2,1,1)
        plot(rad2deg( ThetaS{Joint}),tau{Joint})
        xlabel('ThetaS')
        ylabel('tau')
        grid on

        subplot(2,1,2)
        plot(ThetaS{Joint}(1:end-1),diff(tau{Joint})./diff(ThetaS{Joint}))
        xlabel('ThetaS')
        ylabel('Dtau')
        grid on
        
end

%%
% ParamA={[10000,0.02,.1,.14];
%         [10000,0.02,.1,.14];
%         [10000,0.02,.1,.14]};
ParamA={[10000,0.02,.1,.14];
        [10000,0.02,.1,.14];
        [10000,0.02,.1,.14]};
    
for Joint=1:3
    K=ParamA{Joint}(1);
    R=ParamA{Joint}(2);
    l0=ParamA{Joint}(3);
    l0de=ParamA{Joint}(4);

    run('../../NonLinearSpring/RunMe');
end
%% Ga for find best Param
% 
% k0=2000;
% R0=1;
% q00=1;
% 
% nvars=3;
% lb=[50 5e-2 5e-2];
% PopInitRange=[lb; k0 R0 q00];
% PopulationSize=200;
% InitialPopulation=[k0*rand(PopulationSize,1) R0*rand(PopulationSize,1) q00*rand(PopulationSize,1)];
% 
% ParamA=[];
% for Joint=1:nn
%     disp(['Joint:',num2str(Joint)])
%     CostParam=@(Param)GA_CostParamNonLinearSpring(Param,ThetaStepscale{Joint},ThetaShiftScale{Joint},tauShiftScale{Joint});
% %     CostParam=@(Param)GA_CostParamNonLinearSpring(Param,ThetaStepMain{Joint},ThetaShiftMain{Joint},tauShiftScale{Joint});
% 
%     [ParamA{Joint},fval,exitflag,output,population,score] = ...
%         GA_FminCost(CostParam,nvars,lb,PopInitRange,PopulationSize,InitialPopulation);
%     disp(output.message)
% end
% %%
% % ParamA=[kg+600,Rg-.85,qg0+.25]
% for Joint=1:nn
%     k=ParamA{Joint}(1)*max(tauShiftMain{Joint});
%     R=ParamA{Joint}(2)*2;
%     q0=ParamA{Joint}(3);
% 
%     NonLinearSpring(ThetaStepscale{Joint},ThetaShiftScale{Joint},tauShiftScale{Joint}*max(tauShiftMain{Joint}),k,R,q0,.1,['Joint ',num2str(Joint)])
%     % NonLinearSpring(ThetaStep,ThetaS,tauShift,k,R,q0,.1)
% end
%% Control

InitState=([ Q_Opt(1:3,1)' , D1Q_Opt(1:3,1)', 0 0]);
Pos  =[[XEF   ,XEF(2:end)]   ;[YEF   ,YEF(2:end)]   ];
% DPos =[[DXEF  ,DXEF(2:end)]  ;[DYEF  ,DYEF(2:end)]  ];
% D2Pos=[[D2XEF ,D2XEF(2:end)] ;[D2YEF ,D2YEF(2:end)] ];
Time2=[Time , Time(2:end)+Time(end)];
% TorqueFF=[TorqueDesire_Opt,TorqueDesire_Opt(:,2:end)];
TorqueFF=[TorqueActive_Opt,TorqueActive_Opt(:,2:end)];
Qref=[Q_Opt, Q_Opt(:,2:end)];
DQref=[D1Q_Opt, D1Q_Opt(:,2:end)];
Mid=ceil(length(Time2)/1);

Kp=1*4000;
Kd=1*400;
Kp=1*20000000;
Kd=1*400000;


OdeOpt= odeset('RelTol',1e-4,'AbsTol',1e-4,'maxstep',1e-2,...
               'OutputFcn',@(t,Y,flag)TorqueCalculatorControlBi(t,Y,flag,g,L,m,Qref,DQref,Time2,Kp,Kd,x,rM,rB));
[T,Q_ode] =...
    ode15s(@(t,Y)SirDynBi(t,Y,g,L,m,Qref,DQref,Time2,Kp,Kd,x,rM,0),...
            Time2,InitState,OdeOpt);

QO1=Q_ode(:,1)';
QO2=Q_ode(:,2)';
QO3=Q_ode(:,3)';
RPosODE=L*[cos(QO1)+cos(QO1+QO2)+cos(QO1+QO2+QO3);
        sin(QO1)+sin(QO1+QO2)+sin(QO1+QO2+QO3)];

% EnergyABS_Ode=Q_ode(end,end-1)
% EnergyACT_Ode=Q_ode(end,end)

Torque_Ode=TorqueCalculatorControlBi([],[],'done');
TorqueActive_Ode=Torque_Ode(1:3,:);
TorquePassiveUni_Ode=Torque_Ode(4:6,:);
TorquePassiveBi_Ode=Torque_Ode(7:9,:);

EnergyABS=sum(sum(abs((TorqueActive_Ode+TorquePassiveUni_Ode+TorquePa)'.*Q_ode(:,4:6)),2))*Tres;
EnergyACT=sum(sum(abs(TorqueActive_Ode'.*Q_ode(:,4:6)),2))*Tres;
disp(['Perfect: ',num2str(sum(IntAbsUdqDesire_Opt)*2),'  ,  ',num2str( IntAbsUdqActive_Opt*2)]);
disp(['PID:     ',num2str(EnergyABS),'  ,  ',num2str( EnergyACT)]);
disp(['Initial: ',num2str(sum(IntAbsUdqDesire_X0)*2),'  ,  ',num2str( IntAbsUdqActive_X0*2)]);

%%
figure
    plot(Time2,rad2deg(Qref(1,:)-Q_ode(:,1)'),'linewidth',2,'color','r')
    hold on
    plot(Time2,rad2deg(Qref(2,:)-Q_ode(:,2)'),'linewidth',2,'color','b')
    plot(Time2,rad2deg(Qref(3,:)-Q_ode(:,3)'),'linewidth',2,'color','g')
    set(gca,'fontsize',14,'YMinorGrid','on')    
    grid on
    xlabel('Time (s)','FontWeight','bold','FontSize',14,'FontName','mwa_cmb10')
    ylabel('Tracking Error (deg)','FontWeight','bold','FontSize',14,'FontName','mwa_cmb10')
    Le1=legend('e_1','e_2','e_3');
    set(Le1,'FontSize',12,'Orientation','horizontal')
    



figure
subplot(3,1,1)
    plot(Time2,Qref(1,:),'linewidth',2,'linestyle','--','color','r')
    hold on
    plot(Time2,Q_ode(:,1),'linewidth',2,'linestyle','--','color','b')
    legend('{q_1}^*','q_r')
   
subplot(3,1,2)
    plot(Time2,Qref(2,:))
    hold all
    plot(Time2,Q_ode(:,2))

subplot(3,1,3)
    plot(Time2,Qref(3,:))
    hold all
    plot(Time2,Q_ode(:,3))

figure
plot(Pos(1,:),Pos(2,:),'linewidth',4,'linestyle','-','color','b')
hold on
plot(RPosODE(1,1:Mid),RPosODE(2,1:Mid),'linewidth',3,'linestyle','--','color','r')
plot(RPosODE(1,Mid:end),RPosODE(2,Mid:end),'linewidth',2,'linestyle','--','color','g')
xlabel('x')
ylabel('y')
hold off
% axis equal
legend('Desired','dynamic path planing')

figure
subplot(3,1,1)
    plot(Time2,TorqueFF(1,:),'linewidth',2,'linestyle','--','color','r')
    hold on
    plot(Time2,TorqueActive_Ode(1,:),'linewidth',2,'linestyle','-','color','b')
    grid on
    set(gca,'fontsize',14,'YMinorGrid','on')
    LL1=legend('Ideal Controller','PD Controller');
    set(LL1,'FontSize',12,'Orientation','horizontal')
    ylabel('{ua}_1 (N.m)','FontWeight','bold','FontSize',14,'FontName','mwa_cmb10')
    title('Actuator Torque')
    
    
subplot(3,1,2)
    plot(Time2,TorqueFF(2,:),'linewidth',2,'linestyle','--','color','r')
    hold on
    plot(Time2,TorqueActive_Ode(2,:),'linewidth',2,'linestyle','-','color','b')
    grid on
    set(gca,'fontsize',14,'YMinorGrid','on')
    LL2=legend('Ideal Controller','PD Controller');
    ylabel('{ua}_2 (N.m)','FontWeight','bold','FontSize',14,'FontName','mwa_cmb10')
    set(LL2,'FontSize',12,'Orientation','horizontal')
%    title('Actuator Torque')
    
subplot(3,1,3)
    plot(Time2,TorqueFF(3,:),'linewidth',2,'linestyle','--','color','r')
    hold on
    plot(Time2,TorqueActive_Ode(3,:),'linewidth',2,'linestyle','-','color','b')
    grid on
    set(gca,'fontsize',14,'YMinorGrid','on')
    LL3=legend('Ideal Controller','PD Controller');
    set(LL3,'FontSize',12,'Orientation','horizontal')
    ylabel('{ua}_3 (N.m)','FontWeight','bold','FontSize',14,'FontName','mwa_cmb10')
%     title('Actuator Torque')
    xlabel('Time (S)','FontWeight','bold','FontSize',14,'FontName','mwa_cmb10')
    
